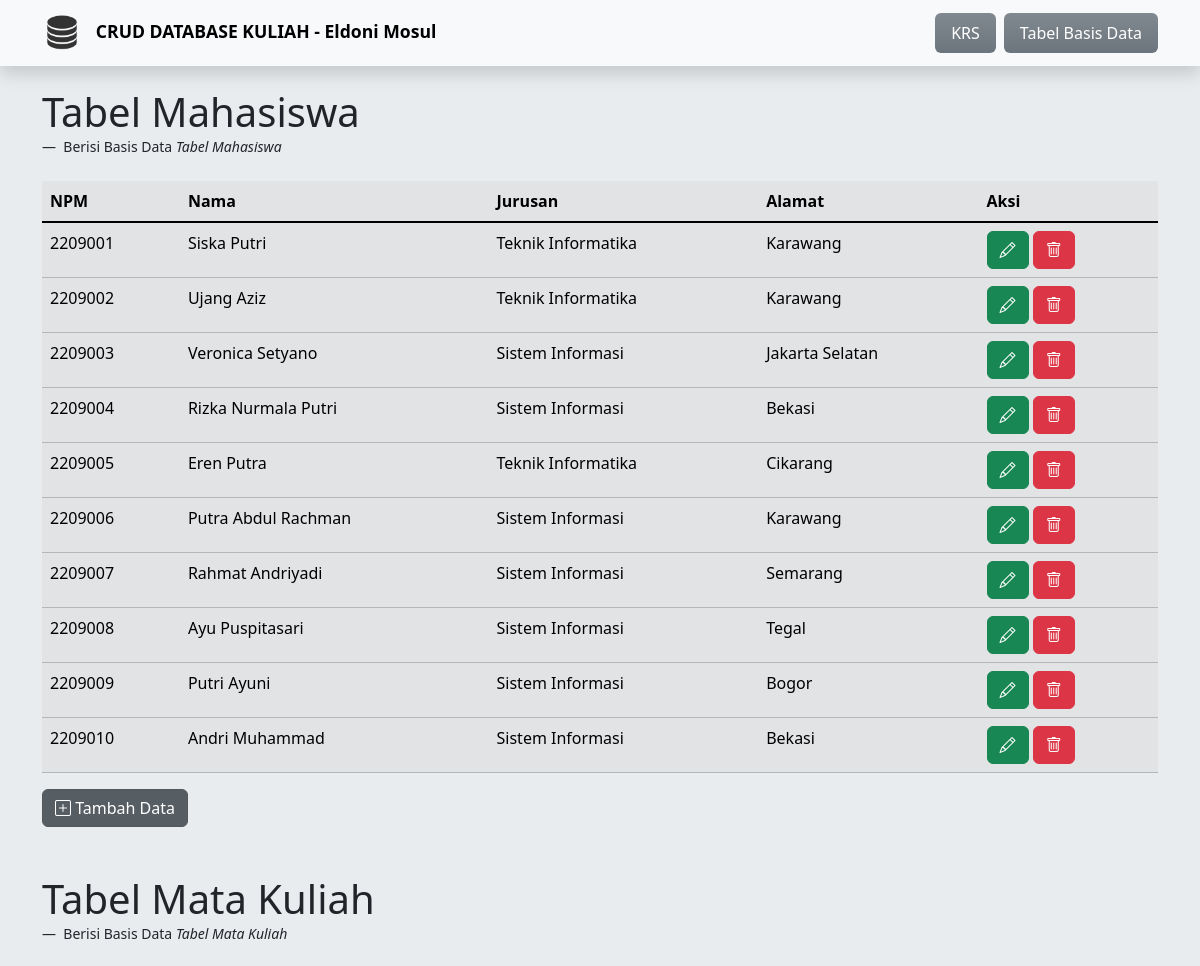
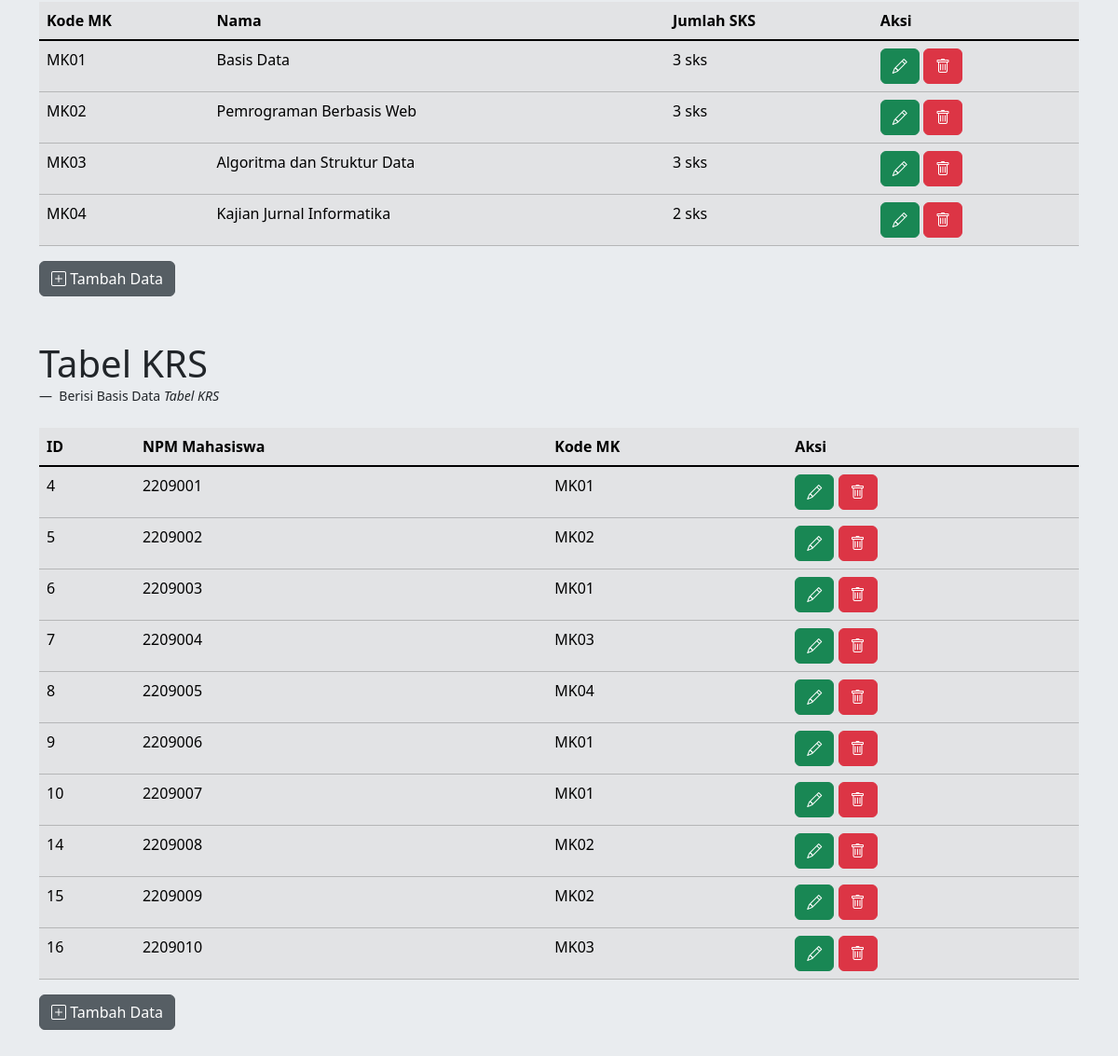
The app's page /kumpulan-tabel.php with its own data (2 pictures, top to bottom).
### tables this page shows
CREATE TABLE `mahasiswa` (
  `npm` char(13) NOT NULL,
  `nama` varchar(50) NOT NULL,
  `jurusan` enum('Teknik Informatika','Sistem Informasi') NOT NULL,
  `alamat` text NOT NULL
);

CREATE TABLE `matakuliah` (
  `kodemk` char(6) NOT NULL,
  `nama` varchar(50) NOT NULL,
  `jumlah_sks` int(3) NOT NULL
);

CREATE TABLE `krs` (
  `id` int(11) NOT NULL,
  `mahasiswa_npm` char(13) NOT NULL,
  `matakuliah_kodemk` char(6) NOT NULL
);

### kumpulan-tabel.php (the view, shortened to what this page needs)
<?php
  include 'koneksi.php';
  $query_mahasiswa = "SELECT * FROM mahasiswa";
  $sql_mahasiswa = mysqli_query($koneksi, $query_mahasiswa);
  $query_matakuliah = "SELECT * FROM matakuliah";
  $sql_matakuliah = mysqli_query($koneksi, $query_matakuliah);
  $query_krs = "SELECT * FROM krs";
  $sql_krs = mysqli_query($koneksi, $query_krs);
?>
<!DOCTYPE html>
<html lang="en" data-bs-theme="light">
<head>
 <link href="https://cdn.jsdelivr.net/npm/bootstrap@5.3.0/dist/css/bootstrap.min.css" rel="stylesheet"
>
  <link rel="stylesheet" href="css/bootstrap.min.css">
  <link rel="stylesheet" href="https://cdn.jsdelivr.net/npm/bootstrap-icons@1.10.5/font/bootstrap-icons.css">
</head>
<body class="bg-body-secondary">
  <nav class="navbar bg-body-tertiary mb-5 shadow fixed-top">
    <div class="container">
      <a class="navbar-brand" href="#" style="font-size : 1.1em;">
      <img src="img/logo.png" alt="logo" style="width: 2.3em; margin-right: 0.5em;">
          <strong>CRUD DATABASE KULIAH - Eldoni Mosul</strong>
        </a>
      <ul class="nav nav-pills">
        <li class="nav-item">
          <a class="nav-link bg-secondary bg-gradient text-white" href="index.php">KRS</a>
        </li>
        <li class="nav-item">
          <a class="nav-link bg-secondary bg-gradient active ms-2" aria-current="page" href="#">Tabel Basis Data</a>
        </li>
      </ul>
    </div>
  </nav>
  <div class="container mb-5 mt-5 pt-4">
    <figure class="text-dark">
      <blockquote class="blockquote">
        <h1 class="mt-3">Tabel Mahasiswa</h1>
      </blockquote>
      <figcaption class="blockquote-footer text-dark">
        Berisi Basis Data <cite title="data krs">Tabel Mahasiswa</cite>
      </figcaption>
    </figure>
    <table class="table table-hover mt-4 table-secondary">
      <thead>
        <tr>
          <th scope="col">NPM</th>
          <th scope="col">Nama</th>
          <th scope="col">Jurusan</th>
          <th scope="col">Alamat</th>
          <th scope="col">Aksi</th>
        </tr>
      </thead>
      <tbody class="table-group-divider">
        <?php
          while ($result = mysqli_fetch_assoc($sql_mahasiswa)) {
        ?>
        <tr>
          <td>
            <?php echo $result['npm'];?>
          </td>
          <td>
            <?php echo $result['nama'];?>
          </td>
          <td>
            <?php echo $result['jurusan'];?>
          </td>
          <td>
            <?php echo $result['alamat'];?>
          </td>
          <td>
            <a type="button" class="btn btn-success" href="kelola-mahasiswa.php?ubah=<?php
            echo $result['npm'];?>"><i class="bi bi-pencil"></i></a>
            <a type="button" class="btn btn-danger" href="proses-mahasiswa.php?hapus=<?php
            echo $result['npm'];?>" onClick="return confirm('Apakah anda yakin ingin menghapus data tersebut?')"> <i class="bi bi-trash"></i> </a>
          </td>
        </tr>
        <?php
         }
        ?>
      </tbody>
    </table>
    <a href="kelola-mahasiswa.php" class="btn btn-secondary active" role="button" aria-pressed="true">
      <i class="bi bi-plus-square"></i>
      Tambah Data
    </a>
  </div>
  <div class="container mb-5">
    <figure class="text-dark">
      <blockquote class="blockquote">
        <h1>Tabel Mata Kuliah</h1>
      </blockquote>
      <figcaption class="blockquote-footer text-dark">
        Berisi Basis Data <cite title="data krs">Tabel Mata Kuliah</cite>
      </figcaption>
    </figure>
    <table class="table table-hover mt-4 table-secondary">
      <thead>
        <tr>
          <th scope="col">Kode MK</th>
          <th scope="col">Nama</th>
          <th scope="col">Jumlah SKS</th>
          <th scope="col">Aksi</th>
        </tr>
      </thead>
      <tbody class="table-group-divider">
      <?php
          while ($result = mysqli_fetch_assoc($sql_matakuliah)) {
        ?>
        <tr>
          <td>
            <?php echo $result['kodemk'];?>
          </td>
          <td>
          <?php echo $result['nama'];?>
          </td>
          <td>
          <?php echo $result['jumlah_sks']." sks";?>
          </td>
          <td>
            <a type="button" class="btn btn-success" href="kelola-matakuliah.php?ubah=<?php
            echo $result['kodemk'];?>"> <i class="bi bi-pencil"></i></a>
            <a type="button" class="btn btn-danger" href="proses-matakuliah.php?hapus=<?php
            echo $result['kodemk'];?>" onClick="return confirm('Apakah anda yakin ingin menghapus data tersebut?')"><i class="bi bi-trash"></i> </a>
          </td>
        </tr>
       <?php
          }
        ?>
      </tbody>
    </table>
    <a href="kelola-matakuliah.php" class="btn btn-secondary active" role="button" aria-pressed="true">
      <i class="bi bi-plus-square"></i>
      Tambah Data
    </a>
  </div>
  <div class="container mb-5">
    <figure class="text-dark">
      <blockquote class="blockquote">
        <h1>Tabel KRS</h1>
      </blockquote>
      <figcaption class="blockquote-footer text-dark">
        Berisi Basis Data <cite title="data krs">Tabel KRS</cite>
      </figcaption>
    </figure>
    <table class="table table-hover mt-4 table-secondary">
      <thead>
        <tr>
          <th scope="col">ID</th>
          <th scope="col">NPM Mahasiswa</th>
          <th scope="col">Kode MK</th>
          <th scope="col">Aksi</th>
        </tr>
      </thead>
      <tbody class="table-group-divider">
      <?php
          while ($result = mysqli_fetch_assoc($sql_krs)) {
        ?>
        <tr>
          <td>
            <?php echo $result['id'];?>
          </td>
          <td>
            <?php echo $result['mahasiswa_npm'];?>
          </td>
          <td>
            <?php echo $result['matakuliah_kodemk'];?>
          </td>
          <td>
            <a type="button" class="btn btn-success" href="kelola-krs.php?ubah=<?php
            echo $result['id'];?>"> <i class="bi bi-pencil"></i></a>
            <a type="button" class="btn btn-danger" href="proses-krs.php?hapus=<?php
            echo $result['id'];?>" onClick="return confirm('Apakah anda yakin ingin menghapus data tersebut?')"><i class="bi bi-trash"></i> </a>
        </td>
        </tr>
        <?php
          }
        ?>
      </tbody>
    </table>
    <a href="kelola-krs.php" class="btn btn-secondary active" role="button" aria-pressed="true">
      <i class="bi bi-plus-square"></i>
      Tambah Data
    </a>
  </div>
</body>
</html>

### records on screen
mahasiswa: npm "2209001", nama "Siska Putri", jurusan "Teknik Informatika", alamat "Karawang"
mahasiswa: npm "2209002", nama "Ujang Aziz", jurusan "Teknik Informatika", alamat "Karawang"
mahasiswa: npm "2209003", nama "Veronica Setyano", jurusan "Sistem Informasi", alamat "Jakarta Selatan"
mahasiswa: npm "2209004", nama "Rizka Nurmala Putri", jurusan "Sistem Informasi", alamat "Bekasi"
mahasiswa: npm "2209005", nama "Eren Putra", jurusan "Teknik Informatika", alamat "Cikarang"
mahasiswa: npm "2209006", nama "Putra Abdul Rachman", jurusan "Sistem Informasi", alamat "Karawang"
mahasiswa: npm "2209007", nama "Rahmat Andriyadi", jurusan "Sistem Informasi", alamat "Semarang"
mahasiswa: npm "2209008", nama "Ayu Puspitasari", jurusan "Sistem Informasi", alamat "Tegal"
mahasiswa: npm "2209009", nama "Putri Ayuni", jurusan "Sistem Informasi", alamat "Bogor"
mahasiswa: npm "2209010", nama "Andri Muhammad", jurusan "Sistem Informasi", alamat "Bekasi"
matakuliah: kodemk "MK01", nama "Basis Data", jumlah_sks "3"
matakuliah: kodemk "MK02", nama "Pemrograman Berbasis Web", jumlah_sks "3"
matakuliah: kodemk "MK03", nama "Algoritma dan Struktur Data", jumlah_sks "3"
matakuliah: kodemk "MK04", nama "Kajian Jurnal Informatika", jumlah_sks "2"
krs: id "4", mahasiswa_npm "2209001", matakuliah_kodemk "MK01"
krs: id "5", mahasiswa_npm "2209002", matakuliah_kodemk "MK02"
krs: id "6", mahasiswa_npm "2209003", matakuliah_kodemk "MK01"
krs: id "7", mahasiswa_npm "2209004", matakuliah_kodemk "MK03"
krs: id "8", mahasiswa_npm "2209005", matakuliah_kodemk "MK04"
krs: id "9", mahasiswa_npm "2209006", matakuliah_kodemk "MK01"
krs: id "10", mahasiswa_npm "2209007", matakuliah_kodemk "MK01"
krs: id "14", mahasiswa_npm "2209008", matakuliah_kodemk "MK02"
krs: id "15", mahasiswa_npm "2209009", matakuliah_kodemk "MK02"
krs: id "16", mahasiswa_npm "2209010", matakuliah_kodemk "MK03"
